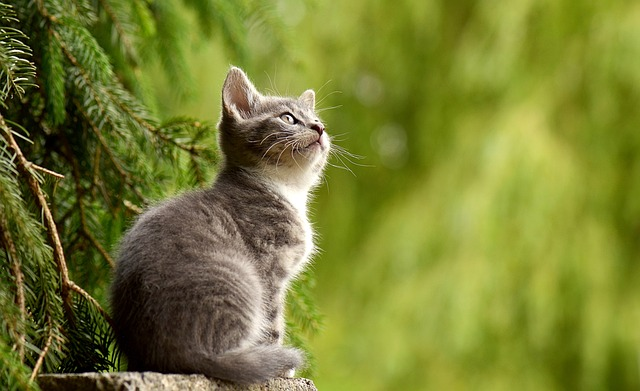
#> input picture Input/cat.jpg, 640 x 391 px, found by its file name
$ python 12.Affine_transformation.py
#> lines starting #> are read from the running program, lines starting #| are printed output that depends on the picture
# Perform Affine Transformation on the image.


import cv2
import numpy as np
# read the input image
img = cv2.imread("D:\Workspace (VS Code)\College\Slot-B-Computer Vision\Input\cat.jpg")
#> img is the input picture: shape (391, 640, 3); mean B, G, R 49.8, 125.8, 119.1
cv2.imshow("Original", img)

# access the image height and width
rows,cols,_ = img.shape
#> rows = 391; cols = 640

# define at three point on input image
pts1 = np.float32([[50,50],[200,50],[50,200]])

# define three points corresponding location to output image
pts2 = np.float32([[10,100],[200,50],[100,250]])

# get the affine transformation Matrix
M = cv2.getAffineTransform(pts1,pts2)

# apply affine transformation on the input image
dst = cv2.warpAffine(img,M,(cols,rows))
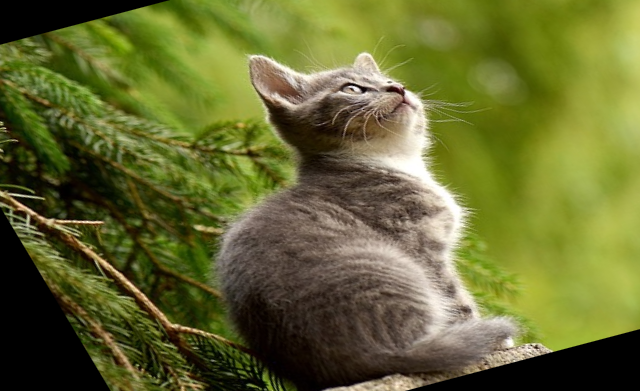
#> dst: shape (391, 640, 3); mean B, G, R 48.2, 105.4, 101.6
cv2.imshow("Affine Transform", dst)
cv2.waitKey(0)
cv2.destroyAllWindows()
